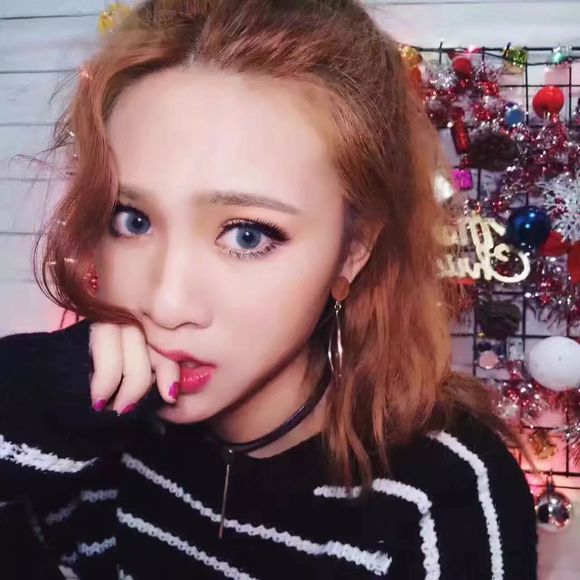
#> input picture 图像处理/几何变换/1.jpg, 580 x 580 px
$ python 02.py
#> lines starting #> are read from the running program, lines starting #| are printed output that depends on the picture
import cv2
import numpy as np

img = cv2.imread('1.jpg', 0)
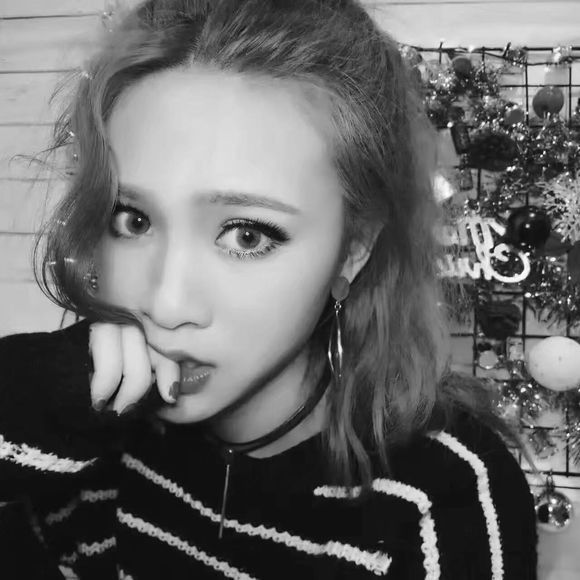
#> img: shape (580, 580); min 0, max 255, mean 104.5
rows, cols = img.shape
#> rows = 580; cols = 580

M = np.float32([[1, 0, 100], [0, 1, 50]])
dst = cv2.warpAffine(img, M, (cols, rows))
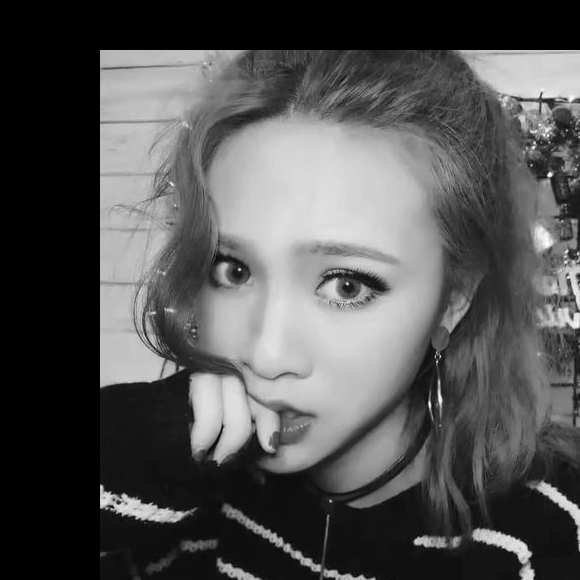
#> dst: shape (580, 580); min 0, max 255, mean 83.3

cv2.imshow('img', dst)
cv2.waitKey(0)
cv2.destroyAllWindows()
